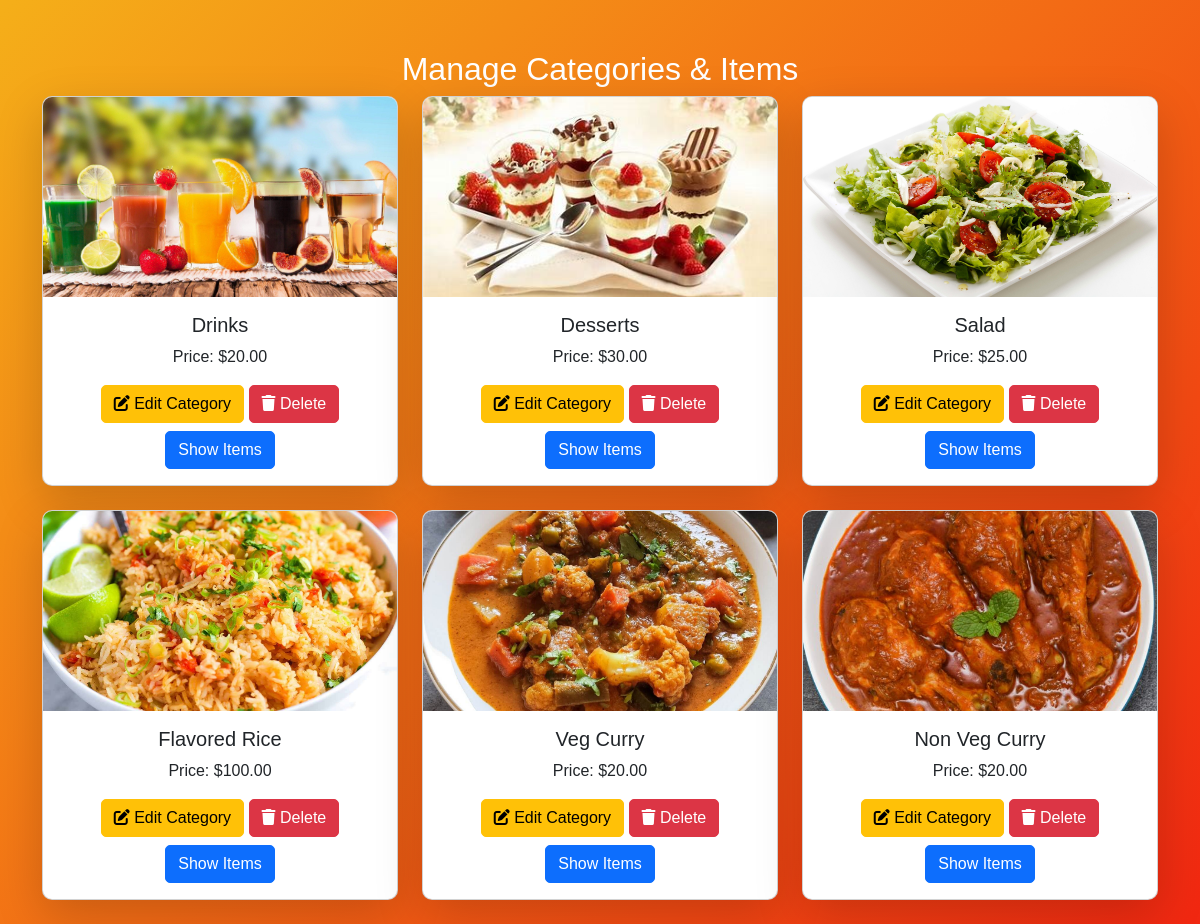
/shop_items/, run on the app's committed database.
### app/models.py (models this page shows, shortened)
class ItemCategory(models.Model):
    img = models.FileField()
    name = models.CharField(max_length=100)
    price = models.DecimalField(max_digits=10, decimal_places=2)

### app/views.py (the view)
# urls.py: path('shop_items/', views.shop_items, name='shop_items'),
def shop_items(req):
    categories = ItemCategory.objects.all()
    items = Item.objects.all()
    return render(req, 'shop/items.html', {'categories': categories, 'items': items})

### templates/shop/items.html (shortened to what this page needs)
    {% load static %}
<!DOCTYPE html>
<html lang="en">
<head>
    {% load static %}
    <link rel="stylesheet" href="https://cdn.jsdelivr.net/npm/bootstrap@5.3.0/dist/css/bootstrap.min.css">
    <link rel="stylesheet" href="https://cdnjs.cloudflare.com/ajax/libs/font-awesome/6.0.0/css/all.min.css">
</head>
<body>
<div class="container">
    <h2 class="text-center text-white">Manage Categories & Items</h2>
    <div class="row">
        {% for category in categories %}
        <div class="col-md-4 mb-4">
            <div class="card shadow-lg">
                <img src="{{ category.img.url }}" class="card-img-top" alt="{{ category.name }}">
                <div class="card-body text-center">
                    <h5 class="card-title">{{ category.name }}</h5>
                    <p class="card-text">Price: ${{ category.price }}</p>
                    <a href="{% url 'edit_category' category.id %}" class="btn btn-warning">
                        <i class="fas fa-edit"></i> Edit Category
                    </a>
                    <a href="{% url 'delete_category' category.id %}" class="btn btn-danger" onclick="return confirm('Are you sure?');">
                        <i class="fas fa-trash"></i> Delete
                    </a>
                    <button class="btn btn-primary mt-2 show-items-btn" data-category-id="{{ category.id }}">
                        Show Items
                    </button>
                </div>
            </div>
        </div>
        {% empty %}
        <p class="text-white text-center">No categories available.</p>
        {% endfor %}
    </div>
</div>
</body>
</html>

### templates/shop/items.html (style rules this page uses)
body { background: linear-gradient(135deg, #f5af19, #f12711); font-family: 'Poppins', sans-serif; }
.container { margin-top: 50px; }
.card { border-radius: 10px; overflow: hidden; transition: 0.3s; }
.card img { height: 200px; object-fit: cover; }
.btn { border-radius: 5px; transition: 0.3s; }

### data on the page
ItemCategory: img (picture), name "Drinks", price "20.00"
ItemCategory: img (picture), name "Desserts", price "30.00"
ItemCategory: img (picture), name "Salad", price "25.00"
ItemCategory: img (picture), name "Flavored Rice", price "100.00"
ItemCategory: img (picture), name "Veg Curry", price "20.00"
ItemCategory: img (picture), name "Non Veg Curry", price "20.00"
